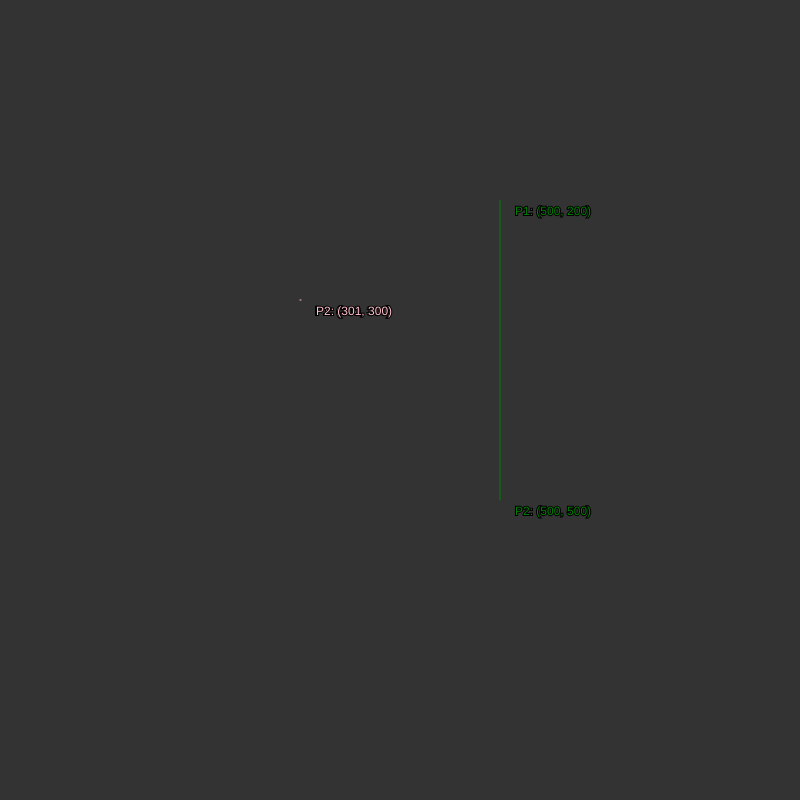
Frame 1 (no input)
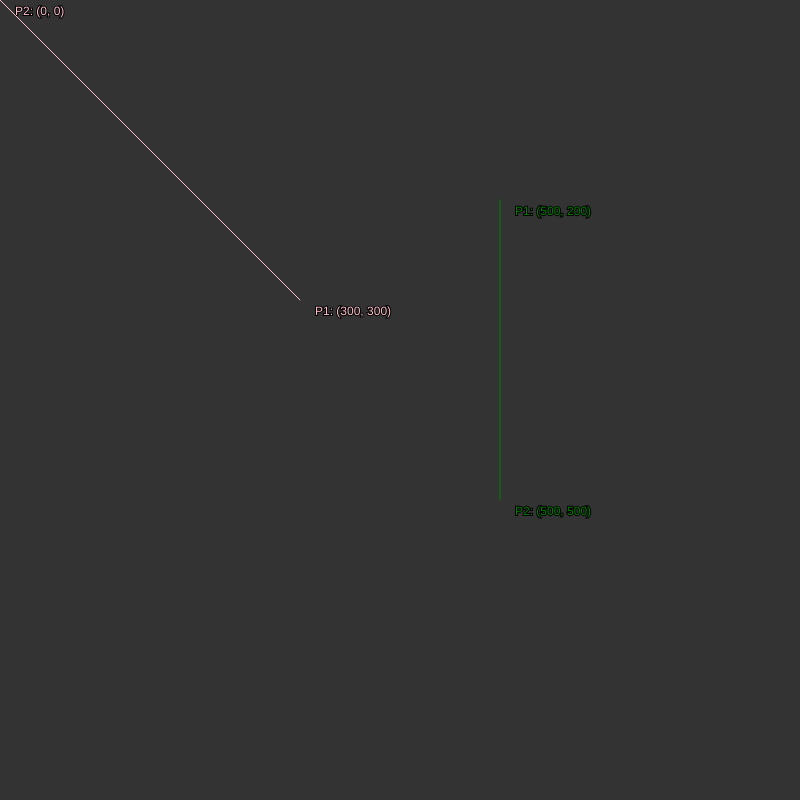
Frame 60 (no input)
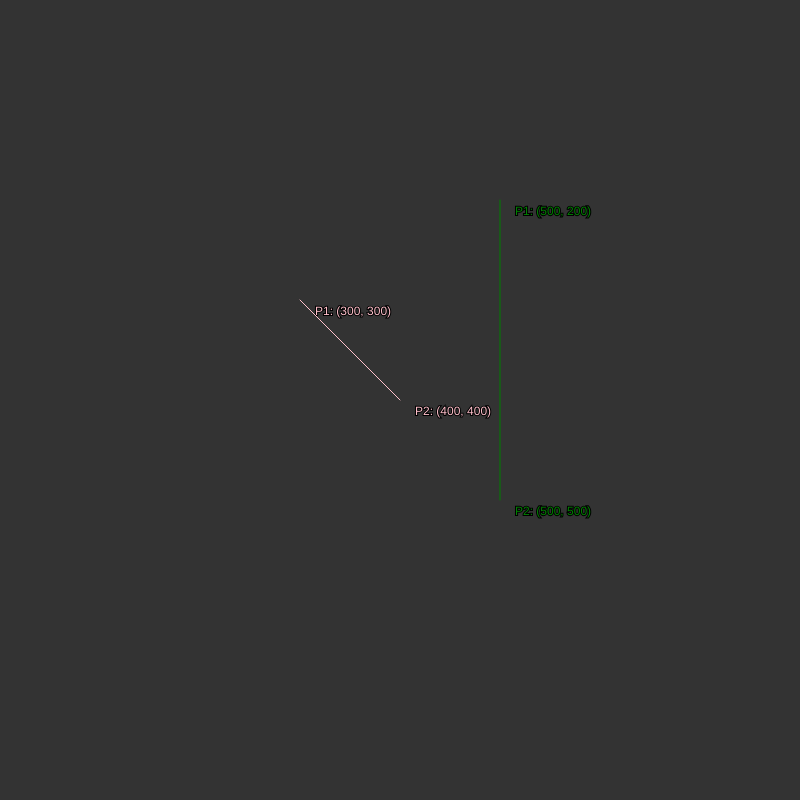
Frame 120 (the mouse pressed at the canvas centre since frame 60)

The p5.js sketch that drew these frames (run headless with seeded random() and noise() and a simulated clock; from frame 60 on, the mouse is pressed at the canvas centre):

// p5.js sketch
// ── sketch.js

let ray;
let bound;
let particle;

function setup() {
    createCanvas(800, 800);

    background(51);
    bound = new Boundary(500,200, 500, 500);
    ray = new Ray(createVector(300, 300), 0);
    ray.draw();
    // particle = new Particle();
    // particle.draw()
}

function draw(){
    background(51);
    // particle.update();
    bound.draw();
    // particle.draw();
    ray.draw();
    ray.setDir(mouseX, mouseY);
    let intersection = ray.cast(bound);
    if(intersection.length !== 0){
        drawPoint(intersection[0], intersection[1]);
    }

}

function drawPoint(x_coord, y_coord){
    push();
    stroke('lightblue');
    strokeWeight(10);
    point(x_coord, y_coord);

    strokeWeight(2);
    stroke(0);
    fill('lightblue');
    text("P*: (" + x_coord.toFixed(2) + ", " + y_coord.toFixed(2) + ")", x_coord+30, y_coord+30)

    pop();


}
// ── boundary.js
class Boundary{
    constructor(x1, y1, x2, y2){
        this.point1 = createVector(x1, y1);
        this.point2 = createVector(x2, y2);

    }

    draw(){
        push();
        strokeWeight(1);

        stroke('green');
        line(this.point1.x, this.point1.y, this.point2.x, this.point2.y);

        strokeWeight(2);
        stroke(0);
        fill('green');
        text("P1: (" + this.point1.x + ", " + this.point1.y + ")", this.point1.x+15, this.point1.y+15)
        text("P2: (" + this.point2.x + ", " + this.point2.y+ ")", this.point2.x+15, this.point2.y+15)


        pop();
    }
}
// ── fast_intersection.js
fastIntersection = function(x1, y1, x2, y2, x3, y3, x4, y4){
// fastIntersection = function(x3, y3, x4, y4, x1, y1, x2, y2){

    let x1lo, x1hi, y1lo, y1hi;

    let Ax = x2-x1;
    let Bx = x3-x4;

    /* X bound box test*/
    //Ax is x2 - x1 so if it is negative then x1 is hi and x2 is low, or x1 is to the right or left of x2
    if(Ax < 0){
        x1lo = x2;
        x1hi = x1;
    }else{
        x1hi = x2;
        x1lo = x1;
    }
    //Bx is x3 - x4 so if it is positive then x3 is larger than x4, or to the right on x4
    if(Bx > 0){
        //if x1hi is smaller than x4 the line segment doesn't reach. x1 is to the left of x4
        //if x3 (the larger) is to the left of X1 (low) it doesn't reach and no intersection
        //x1,x2 are both to the left of x3,x4
        if(x1hi < x4 || x3 < x1lo){
            return [];
        }
        //if x1 high (right) is smaller than x3 (larger than x4) it doesn't reach and no intersection
        //if x1 low is larger than x4, the smaller - it (x1,x2) is to the right of both x3,x4.
        if(x1hi < x3 || x4 < x1lo){
            return [];
        }
    }

    /* Y bound box test*/
    let Ay = y2-y1;
    let By = y3-y4;

    if(Ay<0) {
        y1lo=y2;
        y1hi=y1;
    } else {
        y1hi=y2;
        y1lo=y1;
    }
    if(By>0) {
        if(y1hi < y4 || y3 < y1lo){
            return [];
        }
    } else {
        if(y1hi < y3 || y4 < y1lo) {
            return []
        }
    }

    let Cx = x1-x3;
    let Cy = y1-y3;
    let denominator = Ay*Bx - Ax*By;

    //lines are parallel
    if(denominator === 0 ){
        return [];
    }

    let alpha_numerator = By*Cx-Bx*Cy;  //alpha numerator
    if (denominator > 0){
        if(alpha_numerator < 0 || alpha_numerator > denominator){
            return [];
        }
        if( alpha_numerator > 0 || alpha_numerator < denominator){
            return [];
        }
    }

    let beta_numerator = Ax*Cy-Ay*Cx;
    if (denominator > 0){
        if(beta_numerator < 0 || beta_numerator > denominator){
            return []
        }
        if( beta_numerator > 0 || beta_numerator < denominator){
            return [];
        }
    }


    let intersection_point = [];
    let num = alpha_numerator * Ax;
    let offset = SAME_SIGNS(num, denominator) ? denominator/2: -(denominator/2);
    intersection_point[0] = x1+(num+offset)/denominator;

    num = alpha_numerator * Ay;
    offset = SAME_SIGNS(num, denominator) ? denominator/2: -(denominator/2);
    intersection_point[1] = y1+(num+offset)/denominator;

    //now we can check the division of the denominator for alpha and beta bounding
    //if p3,p4 casts onto p1,p2 regardless of length check only
    if(alpha_numerator/denominator < 0 || alpha_numerator/denominator > 1){
        return [];
    }
    //if p1,p2 casts onto p3,p4 regardless of length check only
    if(beta_numerator/denominator < 0 || beta_numerator/denominator > 1){
        return [];
    }
    return intersection_point;
}

SAME_SIGNS = function(a, b){
    return (a >= 0 && b >= 0) || (a < 0 && b <0) ;
}
// ── particle.js
class Particle{
    constructor(){
        this.position = createVector(width/2, height/2);
        this.rays = [];

        for(let i = 0; i < 360; i+=5){
            this.rays.push(new Ray(this.position, radians(i)))
        }
    }
    update(){
        this.position.x = mouseX;
        this.position.y = mouseY;
    }

    draw = function(){
        push();
        stroke(51);
        // ellipse(this.position.x, this.position.y, 2, 2)
        strokeWeight(1);
        fill(255);
        for(let ray of this.rays){
            ray.draw()
        }
        pop();
    }

}

// ── ray.js
class Ray{
    constructor(position, angle){
        this.position = position;
        this.direction = p5.Vector.fromAngle(angle);
    }

    draw = function(){
        let p1x = this.position.x;
        let p1y = this.position.y;

        let p2x = this.position.x + this.direction.x;
        let p2y = this.position.y + this.direction.y;

        push();

        strokeWeight(2);
        stroke(0);
        fill('pink');
        text("P1: (" + p1x + ", " + p1y + ")", this.position.x+15, this.position.y+15)
        text("P2: (" + p2x + ", " + p2y+ ")", this.direction.x+ this.position.x+15, this.direction.y + this.position.y+15)

        stroke('pink');
        strokeWeight(1);
        translate(this.position.x, this.position.y)
        line(0,0,this.direction.x, this.direction.y);

        pop();
    }


    cast = function(boundary) {
        let intersection = fastIntersection(
            boundary.point1.x,
            boundary.point1.y,
            boundary.point2.x,
            boundary.point2.y,
            this.position.x,
            this.position.y,
            this.position.x + this.direction.x,
            this.position.y + this.direction.y
        )
        console.log(intersection);
        return intersection;
    }

    setDir = function(x,y){
        this.direction.x = x - this.position.x;
        this.direction.y = y - this.position.y
        // this.direction.normalize();
    }
}
